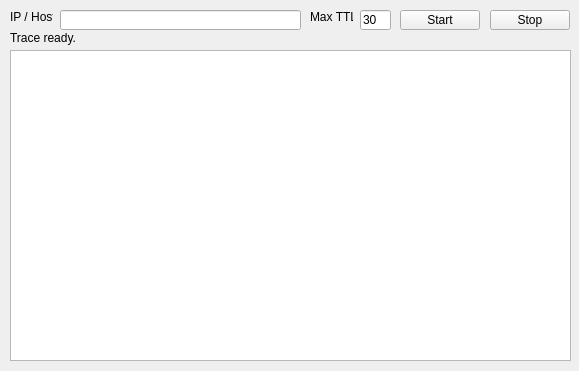
<?xml version="1.0" encoding="UTF-8"?>
<ui version="4.0">
 <class>MainWindow</class>
 <widget class="QMainWindow" name="MainWindow">
  <property name="geometry">
   <rect>
    <x>0</x>
    <y>0</y>
    <width>579</width>
    <height>371</height>
   </rect>
  </property>
  <property name="windowTitle">
   <string>iTracert</string>
  </property>
  <widget class="QWidget" name="centralwidget">
   <widget class="QLineEdit" name="lineEdit">
    <property name="geometry">
     <rect>
      <x>60</x>
      <y>10</y>
      <width>241</width>
      <height>20</height>
     </rect>
    </property>
   </widget>
   <widget class="QLabel" name="label">
    <property name="geometry">
     <rect>
      <x>10</x>
      <y>10</y>
      <width>43</width>
      <height>13</height>
     </rect>
    </property>
    <property name="text">
     <string>&lt;html&gt;&lt;head/&gt;&lt;body&gt;&lt;p&gt;IP / Host:&lt;/p&gt;&lt;/body&gt;&lt;/html&gt;</string>
    </property>
   </widget>
   <widget class="QPushButton" name="pushButton">
    <property name="geometry">
     <rect>
      <x>400</x>
      <y>10</y>
      <width>80</width>
      <height>20</height>
     </rect>
    </property>
    <property name="text">
     <string>Start</string>
    </property>
   </widget>
   <widget class="QPushButton" name="pushButton_2">
    <property name="geometry">
     <rect>
      <x>490</x>
      <y>10</y>
      <width>80</width>
      <height>20</height>
     </rect>
    </property>
    <property name="text">
     <string>Stop</string>
    </property>
   </widget>
   <widget class="QTableView" name="tableView">
    <property name="geometry">
     <rect>
      <x>10</x>
      <y>50</y>
      <width>561</width>
      <height>311</height>
     </rect>
    </property>
   </widget>
   <widget class="QLabel" name="label_2">
    <property name="geometry">
     <rect>
      <x>10</x>
      <y>30</y>
      <width>561</width>
      <height>16</height>
     </rect>
    </property>
    <property name="text">
     <string>Trace ready.</string>
    </property>
   </widget>
   <widget class="QLabel" name="label_3">
    <property name="geometry">
     <rect>
      <x>310</x>
      <y>10</y>
      <width>43</width>
      <height>13</height>
     </rect>
    </property>
    <property name="text">
     <string>Max TTL:</string>
    </property>
   </widget>
   <widget class="QLineEdit" name="lineEdit_2">
    <property name="geometry">
     <rect>
      <x>360</x>
      <y>10</y>
      <width>31</width>
      <height>20</height>
     </rect>
    </property>
    <property name="text">
     <string>30</string>
    </property>
   </widget>
  </widget>
 </widget>
 <resources/>
 <connections/>
</ui>
